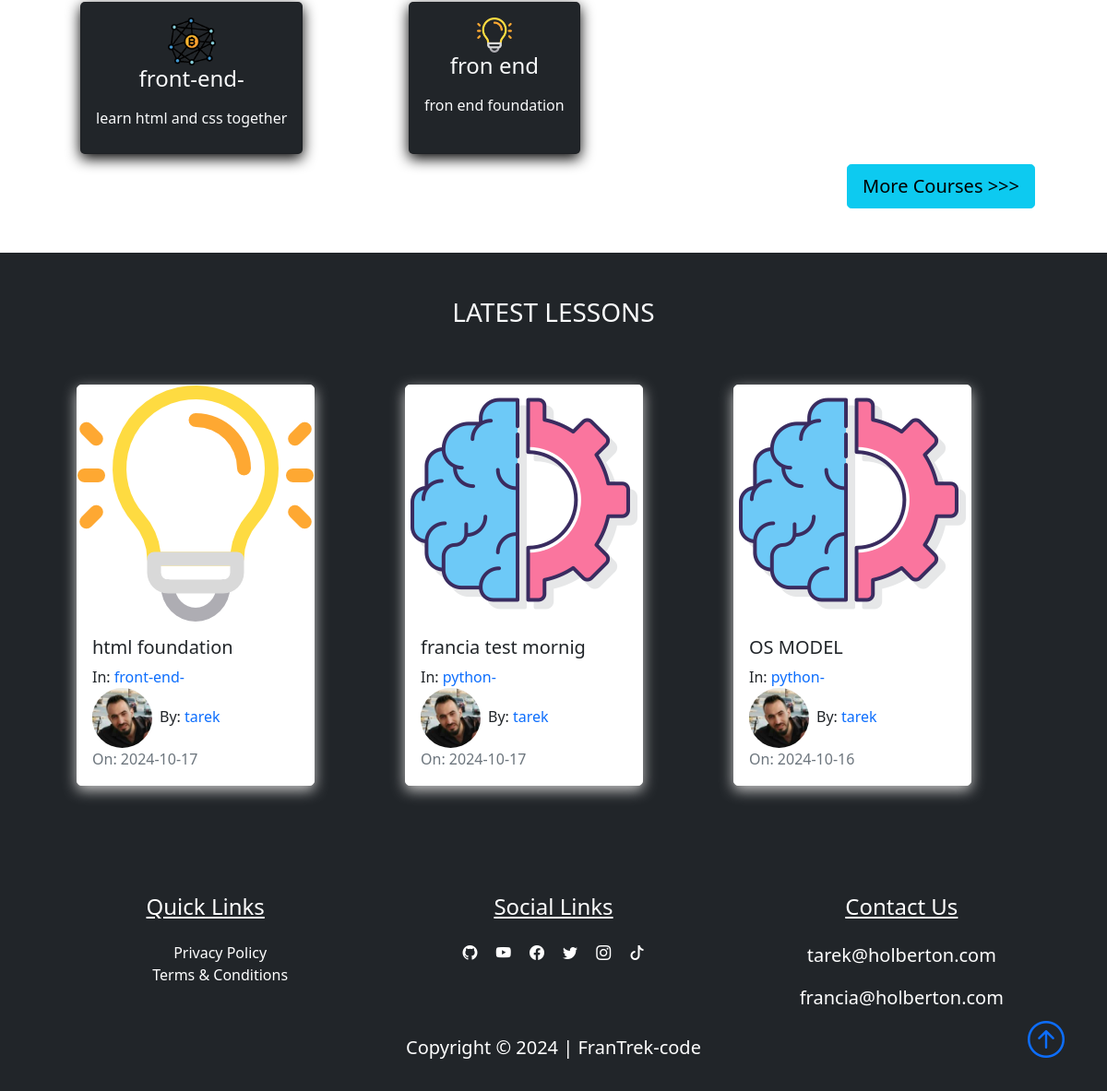
Page /home (lower part) on the earlier database version.
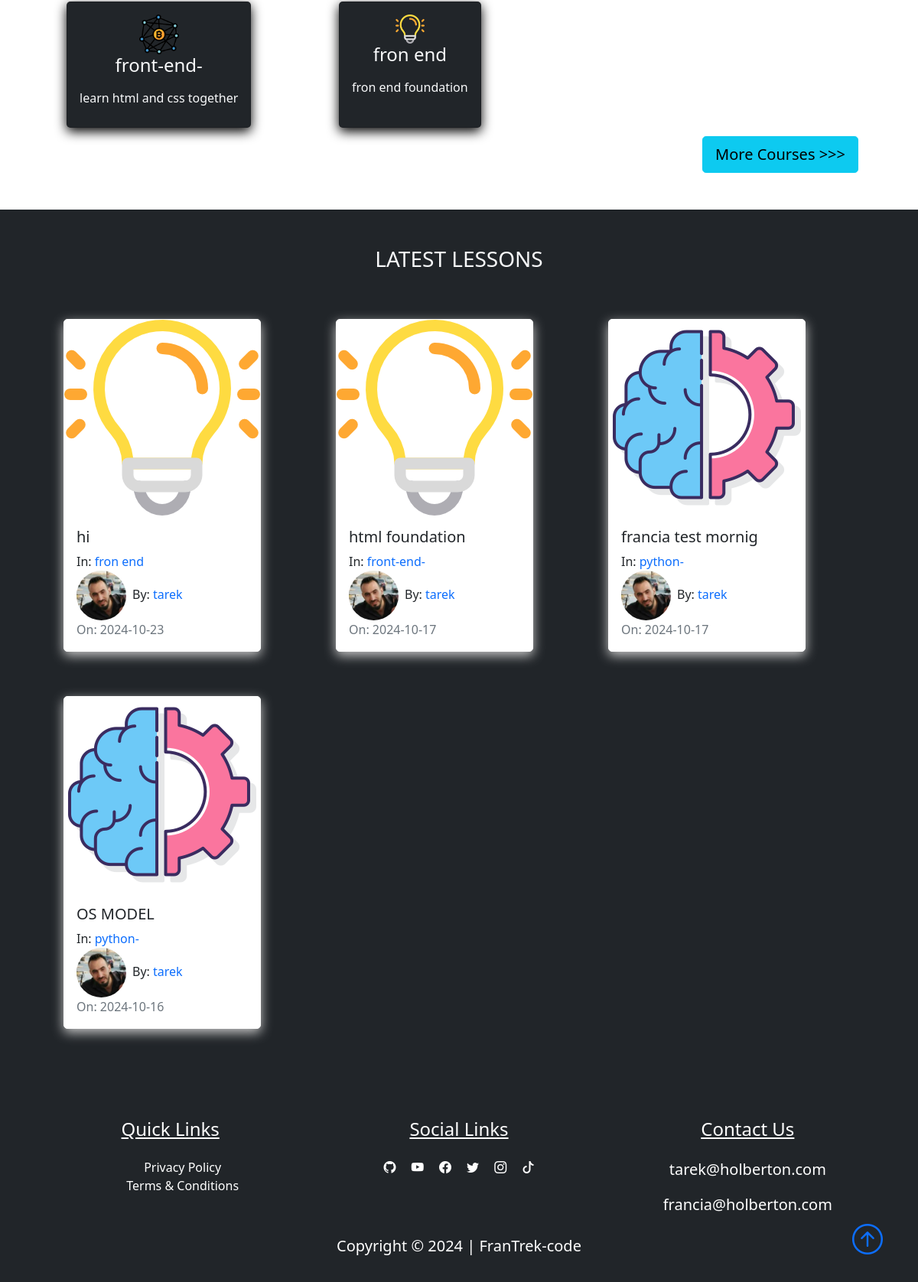
Same page on the later database version.
### FranTrek/models.py (models this page shows, shortened)
class Course(db.Model):
    id = db.Column(db.Integer, primary_key=True)
    title = db.Column(db.String(50), unique=True, nullable=False)
    description = db.Column(db.String(150), nullable=False)
    icon = db.Column(db.String(20), nullable=False, default="default_icon.jpg")
    lessons = db.relationship("Lesson", backref="course_name", lazy=True)

class Lesson(db.Model):
    id = db.Column(db.Integer, primary_key=True)
    title = db.Column(db.String(100), nullable=False)
    date_posted = db.Column(db.DateTime, nullable=False, default=datetime.utcnow)
    content = db.Column(db.Text, nullable=False)
    thumbnail = db.Column(
        db.String(20), nullable=False, default="default_thumbnail.jpg"
    )
    slug = db.Column(db.String(32), nullable=False)
    user_id = db.Column(db.Integer, db.ForeignKey("user.id"), nullable=False)
    course_id = db.Column(db.Integer, db.ForeignKey("course.id"), nullable=False)

class User(db.Model, UserMixin):
    id = db.Column(db.Integer, primary_key=True)
    fname = db.Column(db.String(25), nullable=False)
    lname = db.Column(db.String(25), nullable=False)
    username = db.Column(db.String(25), unique=True, nullable=False)
    email = db.Column(db.String(125), unique=True, nullable=False)
    image_file = db.Column(db.String(20), nullable=False, default="default.png")
    bio = db.Column(db.Text, nullable=True)
    password = db.Column(db.String(60), nullable=False)
    lessons = db.relationship("Lesson", backref="author", lazy=True)

### FranTrek/routes.py (the view)
@app.route("/")
@app.route("/home")
def home():
    lessons = Lesson.query.order_by(Lesson.date_posted.desc()).paginate(
        page=1, per_page=6
    )
    courses = Course.query.paginate(page=1, per_page=6)
    return render_template("home.html", lessons=lessons, courses=courses)

### FranTrek/templates/home.html (shortened to what this page needs)
{% extends "layout.html"%}
{% block content%}
<section class="bg-ligh">
    <div class="container p-5">
        <div class="row">
            {% for course in courses.items %}
            <div class="col-sm-12 col-md-6 col-lg-4 p-3 d-flex align-items-stretch">
                <a href="{{url_for('course', course_title=course.title)}}" class="text-decoration-none">
                    <div class="card bg-dark text-light h-100">
                        <div class="card-body text-center">
                            <img src="{{url_for('static', filename='course_icons/'+course.icon)}}" alt=""
                                class="card-img w-25">
                            <h4 class="card-title mb-3">
                                {{course.title}}
                            </h4>
                            <p class="card-text">{{course.description}}</p>
                        </div>
                    </div>
                </a>
            </div>
            {% endfor %}
        </div>
        <div class="" style="display: flex; justify-content: flex-end">
            <a href="{{ url_for('courses')}}" class="btn btn-info btn-lg"> More Courses &gt&gt&gt</a>
        </div>
    </div>
</section>
<section class="bg-dark">
    <div class="container p-5">
        <div class="row mb-5 ">
            <div class="col">
                <h3 class="text-uppercase text-center text-light">latest lessons</h3>
            </div>
        </div>
        <div class="row">
            {% for lesson in lessons.items %}
            <div class="col-sm-12 col-md-6 col-lg-4 pb-5 d-flex align-items-stretch">
                <div class="card lesson">
                    <img src="{{url_for('static', filename='lesson_thumbnails/'+lesson.thumbnail)}}" class="card-img">
                    <div class="card-body d-flex flex-column">
                        <h5 class="card-title">
                            <a class="text-decoration-none text-dark"
                                href="{{url_for('lesson', lesson_slug=lesson.slug, course=lesson.course_name.title)}}">{{lesson.title}}</a>
                        </h5>
                        <p class="card-text mb-0">In:
                            <a class="text-decoration-none"
                                href="{{ url_for('course', course_title=lesson.course_name.title)}}">{{lesson.course_name.title}}</a>
                        </p>
                        <span><img class="article-img rounded-circle"
                                src="{{url_for('static', filename='user_pics/'+lesson.author.image_file)}}" alt="">By:
                            <a href="{{ url_for('author', username=lesson.author.username)}}"
                                class="link">{{lesson.author.username}}</a></span>
                        <span class="text-muted">On: {{lesson.date_posted.strftime('%Y-%m-%d')}}</span>
                    </div>
                </div>
            </div>
            {% endfor %}
        </div>
    </div>
</section>
{% endblock content%}

Differences in the rows shown:
added Lesson: thumbnail (picture), title "hi", course_name "fron end", image_file (picture), author.username "tarek", date_posted "2024-10-23"
